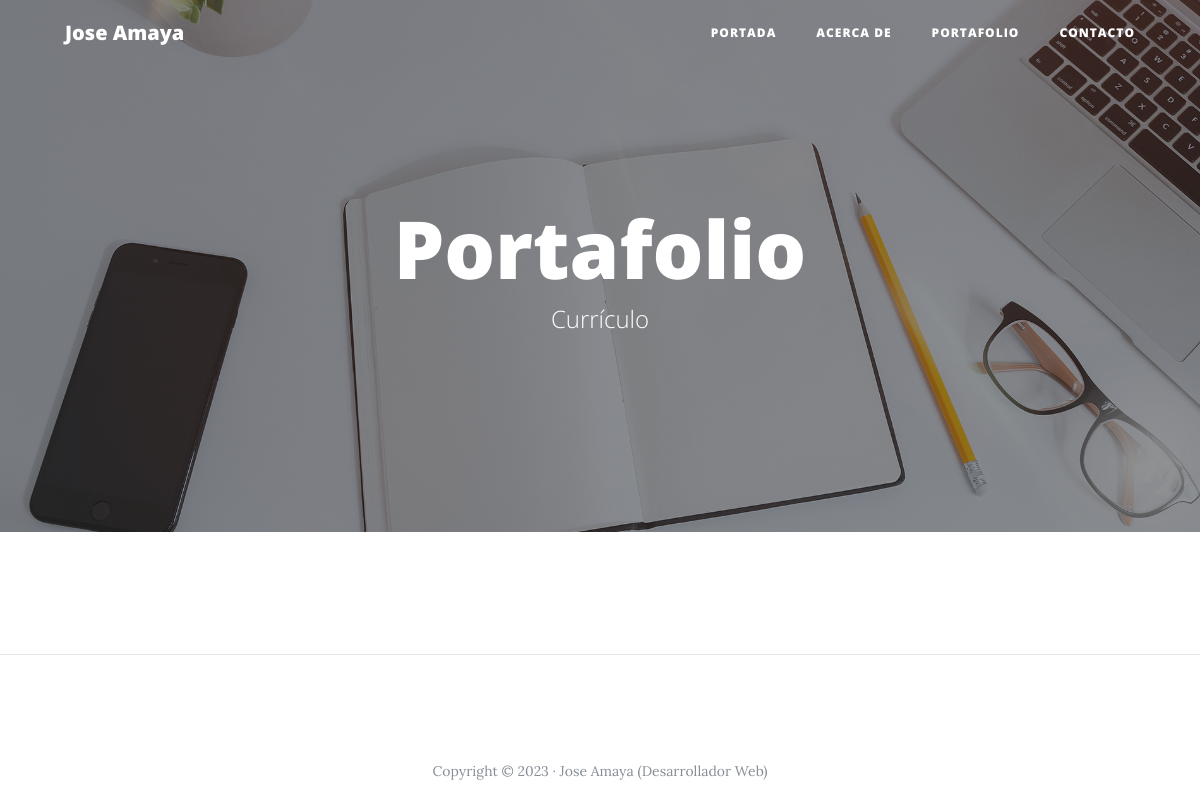
The app's page /portafolio/, older data.
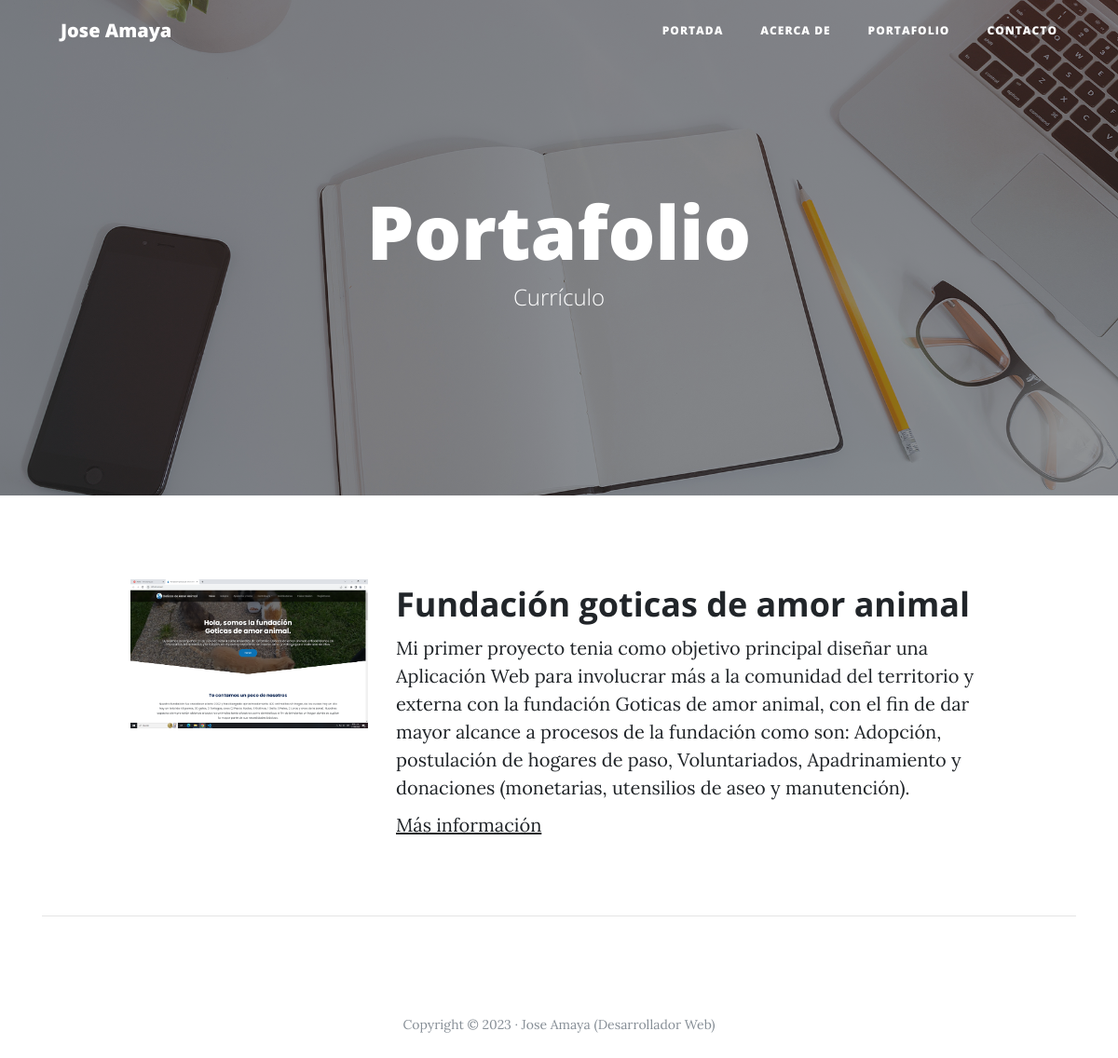
The same page, newer data.
### portfolio/models.py (models this page shows, shortened)
class Project(models.Model):
    title = models.CharField(max_length=200, verbose_name="Título")
    description = models.TextField(verbose_name="Descripción")
    image = models.ImageField(verbose_name="Imagen",upload_to='project_images/')
    created = models.DateTimeField(auto_now_add=True, verbose_name="Fecha de creación")
    update = models.DateTimeField(auto_now=True, verbose_name="Fecha de edición")
    class Meta:
        verbose_name = "proyecto"  # Corregido el error tipográfico aquí
        verbose_name_plural = "proyectos"
        ordering = ["-created"]

### portfolio/views.py (the view)
# urls.py: path('portafolio/', portafolio_views.portafolio, name="portafolio"),
def portafolio(request):
    projects = Project.objects.all()
    return render(request, "portafolio/portafolio.html",{'projects':projects})

### portfolio/Templates/portafolio/portafolio.html (shortened to what this page needs)
{% extends 'core/base.html' %}
{% block background %}{% load static %}{% static 'core/img/portfolio-bg.jpg' %}{% endblock %}
    {% block headers %}
    <h1>Portafolio</h1>
    <span class="subheading">Currículo</span>
    {% endblock %}
    {% block content %}
        {% for project in projects %}
    <div class="container">
        <div class="row project">
            <div class="col-lg-3 col-md-4 offset-lg-1">
                <img class="img-fluid" src="{{project.image.url}}" alt="">
            </div>
          <div class="col-lg-7 col-md-8">
                <h2 class="section-heading title">{{project.title}}</h2>
            <p>{{project.description}}</p>
            <p><a href="https://github.com/AmayaXitado">Más información</a></p>
            </div>
        </div>
        {% endfor %}
    {% endblock %}

### core/Templates/core/base.html (shortened to what this page needs)
<!DOCTYPE html>
<html lang="es">
  <head>
    {% load static %}
    <link href="{% static 'core/vendor/bootstrap/css/bootstrap.min.css' %}" rel="stylesheet">
    <link href="{% static 'core/vendor/font-awesome/css/font-awesome.min.css '%}" rel="stylesheet" type="text/css">
    <link href="{% static 'core/css/clean-blog.min.css' %}" rel="stylesheet">
  </head>
  <body>
    <nav class="navbar navbar-expand-lg navbar-light fixed-top" id="mainNav">
      <div class="container">
        <a class="navbar-brand" href="{% url 'home' %}">Jose Amaya</a>
        <div class="collapse navbar-collapse" id="navbarResponsive">
          <ul class="navbar-nav ml-auto">
            <li class="nav-item">
              <a class="nav-link" href="{% url 'home' %}">Portada</a>
            </li>
            <li class="nav-item">
              <a class="nav-link" href="{% url 'about' %}">Acerca de</a>
            </li>
            <li class="nav-item">
              <a class="nav-link" href="{% url 'portafolio' %}">Portafolio</a>
            </li>
            <li class="nav-item">
              <a class="nav-link" href="{% url 'contact' %}">Contacto</a>
            </li>
          </ul>
        </div>
      </div>
    </nav>
    <header class="masthead" style="background-image: url('{% block background %}{% endblock %}')">
      <div class="overlay"></div>
      <div class="container">
        <div class="row">
          <div class="col-lg-8 col-md-10 mx-auto">
              <div class="site-heading">
                {% block headers %}{% endblock %}
            </div>
          </div>
        </div>
      </div>
    </header>
    <div class="container">
      <div class="row">
        {% block content %}{% endblock %}
      </div>
    </div>
    {% if request.path != "/" %}<hr>{% endif %}
    <footer>
      <div class="container">
        <div class="row">
          <div class="col-lg-8 col-md-10 mx-auto">
            <ul class="list-inline text-center">
            </ul>
            <p class="copyright text-muted">Copyright &copy; 2023 · Jose Amaya (Desarrollador Web) </p>
          </div>
        </div>
      </div>
    </footer>
  </body>
</html>

Row changes from the older to the newer data that the page shows:
added Project: image (picture), title "Fundación goticas de amor animal", description "Mi primer proyecto tenia como objetivo principal diseñar una Aplicación Web para involucrar más a la comunidad del territorio y externa con la fundación Goticas de amor animal, con el fin de dar mayor alcance a procesos de la fundación como son: Adopción, postulación de hogares de paso, Voluntariados, Apadrinamiento y donaciones (monetarias, utensilios de aseo y manutención)."
